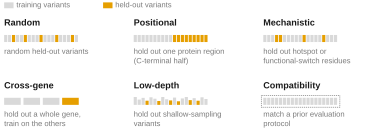

Recreate this plot in Python.
"""Figure 1f - the six generalization splits.

Replaces the AI raster-derived ``Fig1f.pdf`` (placed at scale 0.18, type 3.4 pt)
with a vector panel drawn at its FINAL composite size (99 x 33 mm, placed at
99 mm, scale 1.0), so all type lands at 5.5-6.5 pt on the page.

Source file: none (design panel). No per-split result or PDS value is shown,
only the split names and one-line definitions, which match the Fig. 1f caption
("random, positional-extrapolation, mechanistic-extrapolation, cross-gene,
low-depth and compatibility settings") and ``fig1f_prompt.md``.

One-line message: generalization is stress-tested along six complementary axes,
each holding out a different slice of the variant set.

Run:  python fig1f_splits.py
Out:  fig1f_splits.pdf (+ .png preview)
Vector check:  pdfimages -list fig1f_splits.pdf | tail -n +3 | wc -l  -> 0
"""
from __future__ import annotations

import os
import sys

from matplotlib.patches import FancyBboxPatch, Rectangle

sys.path.insert(0, os.path.dirname(os.path.dirname(os.path.abspath(__file__))))
import nm_style as S

W, H = 99.0, 33.0  # final placement size in mm

N_CELL = 19          # residue cells in each card's mini protein bar
BAR_W = 19.0         # mm
CARD_W, CARD_H = 31.0, 15.0

# (title, description lines, motif key) -- descriptions verbatim from fig1f_prompt.md
CARDS = [
    ("Random", ["random held-out variants"], "random"),
    ("Positional", ["hold out one protein region", "(C-terminal half)"], "positional"),
    ("Mechanistic", ["hold out hotspot or", "functional-switch residues"], "mechanistic"),
    ("Cross-gene", ["hold out a whole gene,", "train on the others"], "crossgene"),
    ("Low-depth", ["hold out shallow-sampling", "variants"], "lowdepth"),
    ("Compatibility", ["match a prior evaluation", "protocol"], "compat"),
]

HELD = {  # which cells of the mini bar are held out (orange)
    "random": {2, 5, 9, 13, 17},
    "positional": set(range(10, N_CELL)),
    "mechanistic": {3, 4, 10, 15},
}
# deterministic per-cell "depth" for the low-depth motif (design constant, not data)
DEPTHS = [1.0, .55, .85, .35, .95, .70, .30, 1.0, .60, .40,
          .90, .25, .75, 1.0, .45, .80, .35, .95, .65]


def draw_bar(ax, x0, y0, key):
    """Mini protein bar: grey = training variants, orange = held-out variants."""
    cw = BAR_W / N_CELL
    if key == "crossgene":
        # four genes as four separate blocks; the last whole gene is held out
        blk = (BAR_W - 3 * 0.7) / 4
        for i in range(4):
            col = S.HOTSPOT if i == 3 else S.LIGHT_GREY
            ax.add_patch(Rectangle((x0 + i * (blk + 0.7), y0), blk, 1.8,
                                   facecolor=col, edgecolor="none"))
        return
    if key == "lowdepth":
        for i, d in enumerate(DEPTHS):
            h = 0.55 + 1.45 * d
            col = S.HOTSPOT if d <= 0.45 else S.LIGHT_GREY
            ax.add_patch(Rectangle((x0 + i * cw, y0), cw * 0.8, h,
                                   facecolor=col, edgecolor="none"))
        return
    held = HELD.get(key, set())
    for i in range(N_CELL):
        col = S.HOTSPOT if i in held else S.LIGHT_GREY
        ax.add_patch(Rectangle((x0 + i * cw, y0), cw * 0.8, 1.8,
                               facecolor=col, edgecolor="none"))
    if key == "compat":
        ax.add_patch(Rectangle((x0 - 0.5, y0 - 0.6), BAR_W + 1.0, 3.0,
                               facecolor="none", edgecolor=S.GREY, lw=0.5,
                               ls=(0, (1.6, 1.2))))


def main() -> None:
    S.apply_rcparams()
    fig, ax = S.panel(W, H)
    fig.subplots_adjust(left=0, right=1, bottom=0, top=1)
    ax.set_xlim(0, W)
    ax.set_ylim(0, H)
    ax.set_aspect("equal")
    ax.axis("off")
    ax.add_patch(Rectangle((0, 0), W, H, facecolor="white", edgecolor="none",
                           zorder=0))

    # shared key for the mini-bar motif
    ax.add_patch(Rectangle((0.8, 31.2), 2.4, 1.5, facecolor=S.LIGHT_GREY,
                           edgecolor="none"))
    ax.text(3.9, 31.95, "training variants", ha="left", va="center", fontsize=5.5,
            color=S.GREY)
    ax.add_patch(Rectangle((26.0, 31.2), 2.4, 1.5, facecolor=S.HOTSPOT,
                           edgecolor="none"))
    ax.text(29.1, 31.95, "held-out variants", ha="left", va="center", fontsize=5.5,
            color=S.GREY)

    # No card outlines: alignment and white space carry the 3 x 2 structure, so
    # the six rounded boxes (decoration, not information) are gone.
    for k, (title, desc, key) in enumerate(CARDS):
        r, c = divmod(k, 3)
        x = 0.8 + c * (CARD_W + 2.0)
        y = 14.6 - r * (CARD_H + 1.0)   # notional card bottom edge
        ax.text(x, y + CARD_H - 2.2, title, ha="left", va="center",
                fontsize=6.5, fontweight="bold", color=S.INK)
        draw_bar(ax, x, y + CARD_H - 7.0, key)
        for i, line in enumerate(desc):
            ax.text(x, y + CARD_H - 9.5 - i * 2.4, line, ha="left",
                    va="center", fontsize=5.5, color=S.GREY)

    S.save(fig, "fig1f_splits")


if __name__ == "__main__":
    main()
